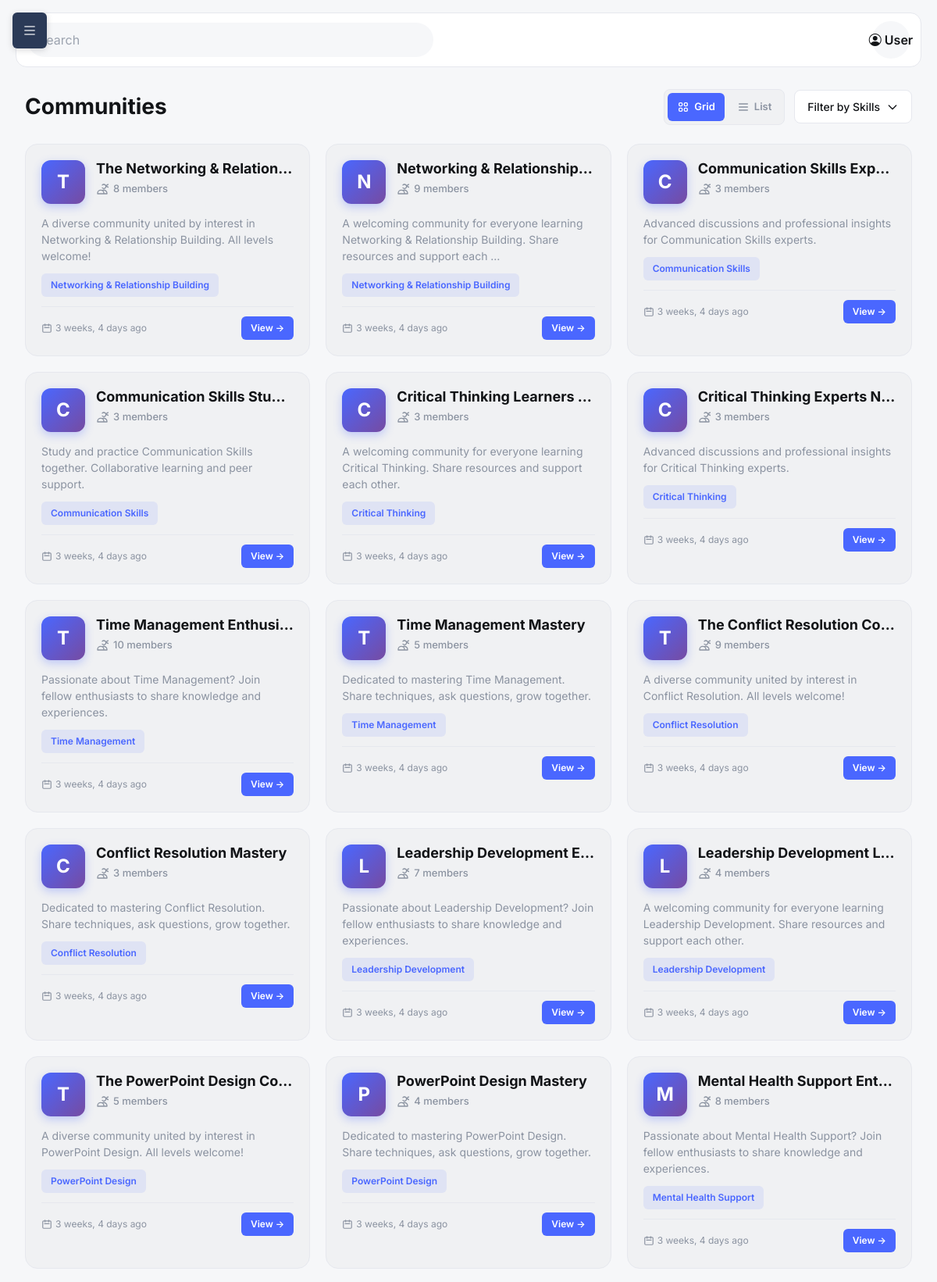
The page /communities/ (upper part) on the database its author committed.
### communities/models.py (models this page shows, shortened)
class Community(models.Model):
    name = models.CharField(max_length=140)
    skill = models.ForeignKey(Skill, on_delete=models.CASCADE)
    description = models.TextField(blank=True)
    members = models.ManyToManyField(settings.AUTH_USER_MODEL, related_name='communities', blank=True)
    created_at = models.DateTimeField(auto_now_add=True, null=True, blank=True)
    updated_at = models.DateTimeField(auto_now=True, null=True, blank=True)
    creator = models.ForeignKey(settings.AUTH_USER_MODEL, on_delete=models.SET_NULL, null=True, blank=True, related_name='created_communities')
    is_approved = models.BooleanField(default=True)  # For admin approval system
    class Meta:
        verbose_name_plural = 'Communities'
        ordering = ['-created_at']

### skills/models.py (models this page shows, shortened)
class Skill(models.Model):
    name = models.CharField(max_length=120, unique=True)
    description = models.TextField(blank=True)

### communities/views.py (the view)
# urls.py: path('', views.communities_page, name='communities'),
def communities_page(request):
    skill_param = request.GET.get('skill', '')
    filter_type = request.GET.get('filter', 'all')  # 'all' or 'my'
    selected_skills = []
    if skill_param and skill_param != 'all':
        selected_skills = [s.strip() for s in skill_param.split(',') if s.strip()]
    communities = Community.objects.filter(
        is_approved=True
    ).select_related(
        'skill', 'creator'
    ).prefetch_related(
        'members'
    )
    if selected_skills:
        communities = communities.filter(skill__id__in=selected_skills)
    if filter_type == 'my' and request.user.is_authenticated:
        communities = communities.filter(members=request.user)
    communities = communities.order_by('-created_at')
    skills = Skill.objects.all().order_by('name')
    return render(request, 'communities/communities.html', {
        'communities': communities,
        'skills': skills,
        'selected_skills': selected_skills,
        'filter_type': filter_type,
    })

### communities/templates/communities/communities.html (shortened to what this page needs)
{% extends 'base.html' %}
{% block content %}
<div class="communities-header">
    <h2>Communities</h2>
    <div class="header-actions">
        <div class="layout-toggle">
            <button type="button" id="gridBtn" class="layout-btn active">
                Grid
            </button>
            <button type="button" id="listBtn" class="layout-btn">
                <svg fill="none" stroke="currentColor" viewBox="0 0 24 24">
                    <path stroke-linecap="round" stroke-linejoin="round" stroke-width="2" d="M4 6h16M4 12h16M4 18h16"></path>
                </svg>
                List
            </button>
        </div>
        <form method="get" id="filterForm" style="display: flex; gap: 12px; align-items: center;">
            <div class="skill-filter-wrapper">
                <button type="button" id="skillFilterButton" class="skill-filter-button">
                    <span>Filter by Skills</span>
                    <svg fill="none" stroke="currentColor" viewBox="0 0 24 24">
                        <path stroke-linecap="round" stroke-linejoin="round" stroke-width="2" d="M19 9l-7 7-7-7"></path>
                    </svg>
                </button>
            </div>
        </form>
    </div>
</div>
{% if communities %}
    <div id="communitiesContainer" class="communities-grid layout-grid">
        {% for c in communities %}
        <a href="{% url 'communities:community_detail' c.pk %}" class="community-card">
            <div class="community-header">
                <div class="community-avatar">
                    {{ c.name|first|upper }}
                </div>
                <div class="community-info">
                    <h3 class="community-name">{{ c.name }}</h3>
                    <div class="community-members">
                        <svg fill="none" stroke="currentColor" viewBox="0 0 24 24">
                            <path stroke-linecap="round" stroke-linejoin="round" stroke-width="2" d="M12 4.354a4 4 0 110 5.292M15 21H3v-1a6 6 0 0112 0v1zm0 0h6v-1a6 6 0 00-9-5.197m13.5-9a2.5 2.5 0 11-5 0 2.5 2.5 0 015 0z"></path>
                        </svg>
                        <span>{{ c.members.count }} member{{ c.members.count|pluralize }}</span>
                    </div>
                </div>
            </div>
            <div class="community-content">
                <div class="community-main-info">
                    {% if c.description %}
                    <p class="community-description">{{ c.description|truncatewords:15 }}</p>
                    {% else %}
                    <p class="community-description">A community for {{ c.skill.name }} enthusiasts.</p>
                    {% endif %}
                    <span class="community-skill-tag">{{ c.skill.name }}</span>
                </div>
                <div class="community-stats">
                    <div class="community-footer">
                        <div class="community-date">
                            <svg fill="none" stroke="currentColor" viewBox="0 0 24 24">
                                <path stroke-linecap="round" stroke-linejoin="round" stroke-width="2" d="M8 7V3m8 4V3m-9 8h10M5 21h14a2 2 0 002-2V7a2 2 0 00-2-2H5a2 2 0 00-2 2v12a2 2 0 002 2z"></path>
                            </svg>
                            <span>{% if c.created_at %}{{ c.created_at|timesince }} ago{% else %}Recently{% endif %}</span>
                        </div>
                        {% if user in c.members.all %}
                            <span class="badge-joined">✓ Joined</span>
                        {% else %}
                            <span class="badge-view">View →</span>
                        {% endif %}
                    </div>
                </div>
            </div>
        </a>
        {% endfor %}
    </div>
{% endif %}
{% endblock %}

### static/css/main.css (style rules this page uses)
:root { --bg:#f6f7f9;--card:#f0f1f3;--sidebar:#233455;--sidebarText:#e6ecf5;--text:#121417;--muted:#8b93a1;--brand:#4a67ff }
* { box-sizing:border-box }
html,body { margin:0;padding:0;font-family:Inter,system-ui,-apple-system,Segoe UI,Roboto,Arial,sans-serif;color:var(--text);background:var(--bg) }

### templates/base.html (style rules this page uses)
:root { --sidebar-width: 280px; --collision-breakpoint: 1200px; }

### communities/templates/communities/communities.html (style rules this page uses)
.communities-header { display: flex; justify-content: space-between; align-items: center; margin-bottom: 24px; }
.communities-header h2 { font-size: 28px; font-weight: 700; color: var(--text); margin: 0; }
.header-actions { display: flex; gap: 12px; align-items: center; }
.layout-toggle { display: flex; background: var(--card); border-radius: 8px; padding: 4px; border: 1px solid #e6e8ee; gap: 4px; }
.layout-btn { padding: 8px 12px; border-radius: 6px; background: none; border: none; cursor: pointer; transition: all 0.2s; display: flex; align-items: center; gap: 6px; color: var(--muted); font-size: 13px; font-weight: 600; }
.layout-btn.active { background: var(--brand); color: white; }
.layout-btn svg { width: 16px; height: 16px; }
.skill-filter-wrapper { position: relative; }
.skill-filter-button { padding: 10px 16px; border: 1px solid #e6e8ee; border-radius: 8px; background: white; font-size: 14px; color: var(--text); cursor: pointer; outline: none; transition: all 0.2s; display: flex; align-items: center; gap: 8px; font-weight: 500; }
.skill-filter-button svg { width: 16px; height: 16px; transition: transform 0.2s; }
.communities-grid { display: grid; grid-template-columns: repeat(auto-fill, minmax(320px, 1fr)); gap: 20px; }
.layout-grid { display: grid; }
.community-card { background: var(--card); border-radius: 16px; padding: 20px; transition: all 0.3s; text-decoration: none; display: block; border: 1px solid #e6e8ee; }
.community-header { display: flex; gap: 14px; margin-bottom: 14px; align-items: start; }
.community-avatar { width: 56px; height: 56px; border-radius: 12px; background: linear-gradient(135deg, var(--brand) 0%, #764ba2 100%); display: flex; align-items: center; justify-content: center; flex-shrink: 0; font-size: 24px; font-weight: 700; color: white; box-shadow: 0 4px 12px rgba(74, 103, 255, 0.3); }
.community-info { flex: 1; min-width: 0; }
.community-name { font-size: 18px; font-weight: 700; color: var(--text); margin: 0 0 6px 0; white-space: nowrap; overflow: hidden; text-overflow: ellipsis; }
.community-members { display: flex; align-items: center; gap: 6px; color: var(--muted); font-size: 13px; font-weight: 500; }
.community-members svg { width: 16px; height: 16px; }
.community-description { color: var(--muted); font-size: 14px; line-height: 1.5; margin-bottom: 12px; }
.community-skill-tag { display: inline-block; padding: 6px 12px; background: rgba(74, 103, 255, 0.1); color: var(--brand); border-radius: 6px; font-size: 12px; font-weight: 600; margin-bottom: 12px; }
.community-footer { display: flex; justify-content: space-between; align-items: center; padding-top: 12px; border-top: 1px solid #e6e8ee; }
.community-date { display: flex; align-items: center; gap: 4px; color: var(--muted); font-size: 12px; }
.community-date svg { width: 14px; height: 14px; }
.badge-view { padding: 6px 12px; background: var(--brand); color: white; border-radius: 6px; font-size: 12px; font-weight: 600; transition: all 0.2s; }

### rows shown on the page
Community: name|first "T", name "The Networking & Relation…", members.count "8", description "A diverse community united by interest in Networking & Relationship Building. All levels welcome!", skill.name "Networking & Relationship Building", created_at "3 weeks, 4 days", shows "View →"
Community: name|first "N", name "Networking & Relationship…", members.count "9", description "A welcoming community for everyone learning Networking & Relationship Building. Share resources and support each …", skill.name "Networking & Relationship Building", created_at "3 weeks, 4 days", shows "View →"
Community: name|first "C", name "Communication Skills Exp…", members.count "3", description "Advanced discussions and professional insights for Communication Skills experts.", skill.name "Communication Skills", created_at "3 weeks, 4 days", shows "View →"
Community: name|first "C", name "Communication Skills Stu…", members.count "3", description "Study and practice Communication Skills together. Collaborative learning and peer support.", skill.name "Communication Skills", created_at "3 weeks, 4 days", shows "View →"
Community: name|first "C", name "Critical Thinking Learners…", members.count "3", description "A welcoming community for everyone learning Critical Thinking. Share resources and support each other.", skill.name "Critical Thinking", created_at "3 weeks, 4 days", shows "View →"
Community: name|first "C", name "Critical Thinking Experts N…", members.count "3", description "Advanced discussions and professional insights for Critical Thinking experts.", skill.name "Critical Thinking", created_at "3 weeks, 4 days", shows "View →"
Community: name|first "T", name "Time Management Enthusi…", members.count "10", description "Passionate about Time Management? Join fellow enthusiasts to share knowledge and experiences.", skill.name "Time Management", created_at "3 weeks, 4 days", shows "View →"
Community: name|first "T", name "Time Management Mastery", members.count "5", description "Dedicated to mastering Time Management. Share techniques, ask questions, grow together.", skill.name "Time Management", created_at "3 weeks, 4 days", shows "View →"
Community: name|first "T", name "The Conflict Resolution Co…", members.count "9", description "A diverse community united by interest in Conflict Resolution. All levels welcome!", skill.name "Conflict Resolution", created_at "3 weeks, 4 days", shows "View →"
Community: name|first "C", name "Conflict Resolution Mastery", members.count "3", description "Dedicated to mastering Conflict Resolution. Share techniques, ask questions, grow together.", skill.name "Conflict Resolution", created_at "3 weeks, 4 days", shows "View →"
Community: name|first "L", name "Leadership Development E…", members.count "7", description "Passionate about Leadership Development? Join fellow enthusiasts to share knowledge and experiences.", skill.name "Leadership Development", created_at "3 weeks, 4 days", shows "View →"
Community: name|first "L", name "Leadership Development L…", members.count "4", description "A welcoming community for everyone learning Leadership Development. Share resources and support each other.", skill.name "Leadership Development", created_at "3 weeks, 4 days", shows "View →"
Community: name|first "T", name "The PowerPoint Design Co…", members.count "5", description "A diverse community united by interest in PowerPoint Design. All levels welcome!", skill.name "PowerPoint Design", created_at "3 weeks, 4 days", shows "View →"
Community: name|first "P", name "PowerPoint Design Mastery", members.count "4", description "Dedicated to mastering PowerPoint Design. Share techniques, ask questions, grow together.", skill.name "PowerPoint Design", created_at "3 weeks, 4 days", shows "View →"
Community: name|first "M", name "Mental Health Support Ent…", members.count "8", description "Passionate about Mental Health Support? Join fellow enthusiasts to share knowledge and experiences.", skill.name "Mental Health Support", created_at "3 weeks, 4 days", shows "View →"

### other values the page prints
{{ user.username|default:"User" }} "User"
